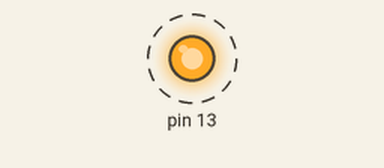
Simulated run of this sketch. Board: Arduino Uno, built with avr-gcc and run on an emulated ATmega328P. Parts: output pins drawn as LEDs (lit = HIGH). Dashed ring = blinking.

Above: at 0.2 s.
Timing chart, 0 to 3.0 s (numbered marks = the images above):
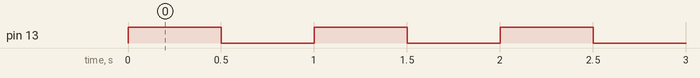

The sketch:

LEDBlink.ino
```cpp
// code to have an arduino LED light up a max of 10 times

void setup() {
  // put your setup code here, to run once:
  pinMode(13, OUTPUT);
}

bool running = true;
int max = 10;

void loop() {
  // put your main code here, to run repeatedly:
  if (running){

    for (int i = 0; i < max; i++){
      digitalWrite(13, HIGH);
      delay(500);
      digitalWrite(13, LOW);
      delay(500);
    }

    running = false;
  }
}
```

Measured:
- by itself, pin 13: alternates HIGH for 0.50 s and LOW for 0.50 s, 20 changes in all, then stays LOW
